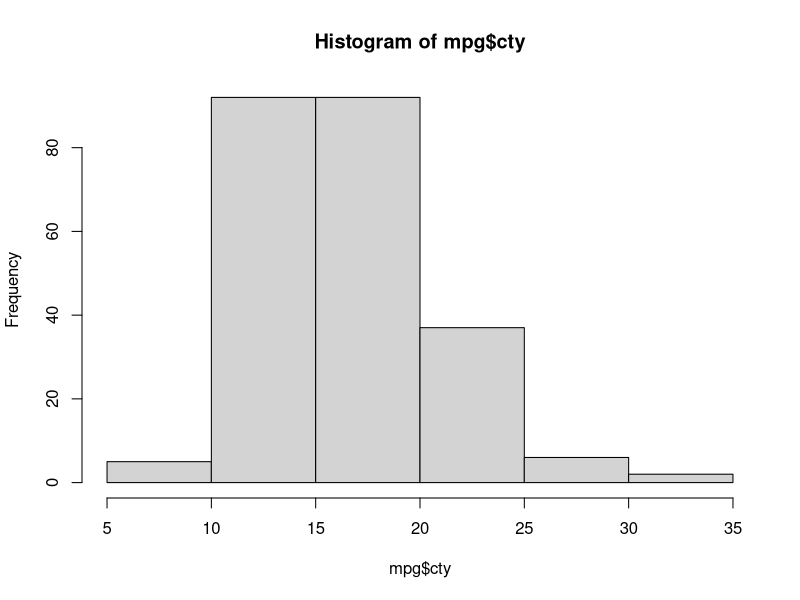

Reproduce this figure in R.
## ---- chunk 1
knitr::opts_chunk$set(echo = TRUE)
## ---- chunk 2
library(dplyr)
library(ggplot2)

## ---- chunk 3

## ---- chunk 4
mpg
head(mpg)
str(mpg)
dim(mpg)
names(mpg)
## ---- chunk 5
hist(mpg$cty)
filter(mpg, cty > 25)
filter(mpg, cty > 25 & model == "civic")
## ---- chunk 6
select(mpg, manufacturer)
names(mpg)
##Concatenate columns to select from df
mpg %>% 
  select(c(7, 8)) %>% 
  arrange(cty)
## ---- chunk 7
mpg %>% 
  filter(cty > 25) %>% 
  select(c(7,8))

names(mpg)
##What cars get the worst mpg?
mpg %>% 
  select(c(2,8)) %>% 
  filter(cty < 15)
  
mpg %>% 
  filter(cty < 15) %>% 
  select(2)
  
## ---- chunk 8
names(mpg)
drv_count <- n
mpg %>% 
  group_by(drv) 
 
## ---- chunk 9
mpg %>% 
  group_by(drv) %>% 
  summarise(drv_count = drv_count(), avgcity = mean(cty, na.rm = T))
## ---- chunk 10
mpg %>% 
  group_by(drv) %>% 
  summarise(drv_count = drv_count(), avgcity = mean(cty, na.rm = T)) %>% 
  mutate(test = drv_count * avgcity)



## ---- chunk 11
mpg %>% 
  mutate(conversion = displ * .16) %>% 
  arrange(desc(cty))
## ---- chunk 12
jetta_list <- filter(mpg, model == "jetta")
jetta_list
jetta_avg_cty <- sum(jetta_list$cty)/9
jetta_avg_cty

## ---- chunk 13
year_df <- mpg %>% 
  select(year, cty) %>% 
  arrange(year)
year_df
ninetynine_df <- mpg[mpg$year == 1999, c(4,8)]
ninetynine_df  
avg_cty_mpg_ninetynine <- sum(ninetynine_df$cty)/117
avg_cty_mpg_ninetynine
##Insight, data frame is composed of vehicles only from 1999 and 2008
twothoueight_df <- mpg[mpg$year == 2008, c(4,8)]
twothoueight_df  
avg_cty_mpg_twothoueight <- sum(twothoueight_df$cty)/117
avg_cty_mpg_twothoueight

avg_cty_mpg_ninetynine > avg_cty_mpg_twothoueight
##2008 Produced a better mpg avg than 1998
##This can suggest that more efficient vehicles were created in between the years used in this data frame 1999 to 2008
